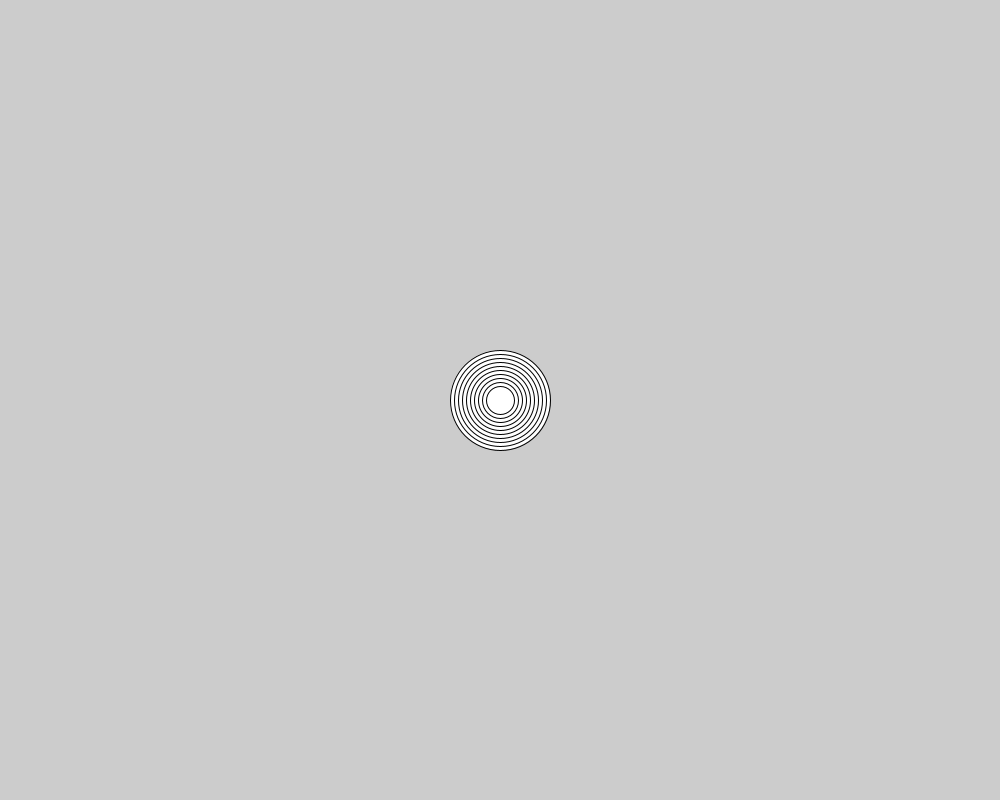
Frame 1 (no input)
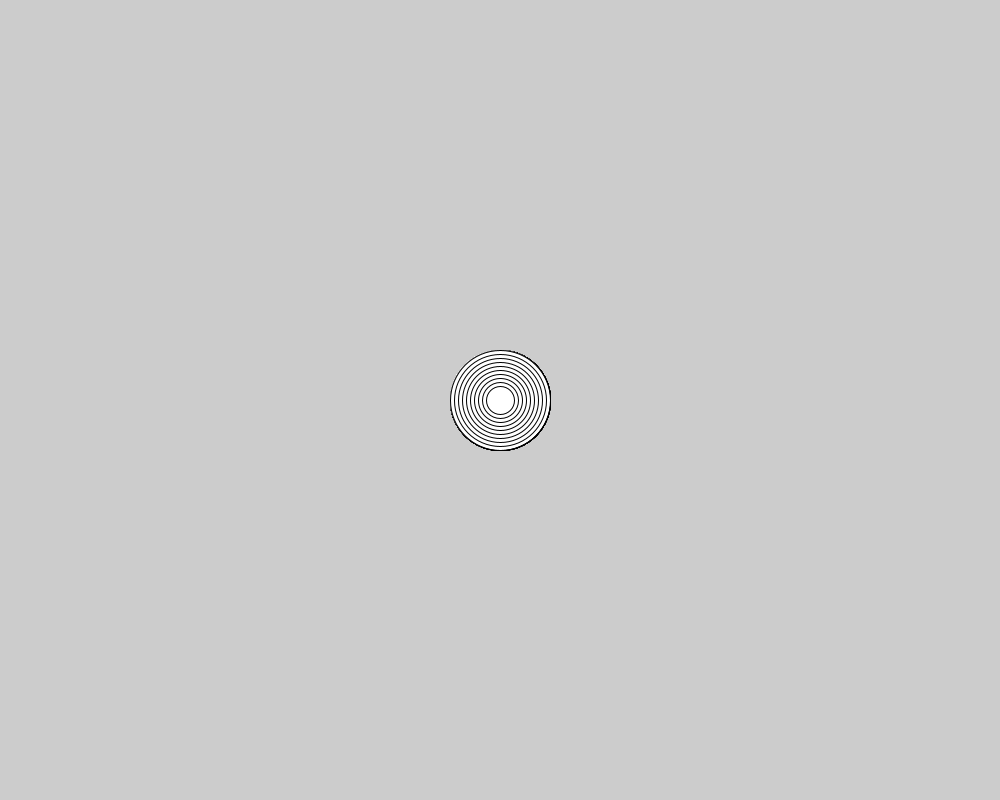
Frame 60 (the mouse pressed at the canvas centre just before this capture)
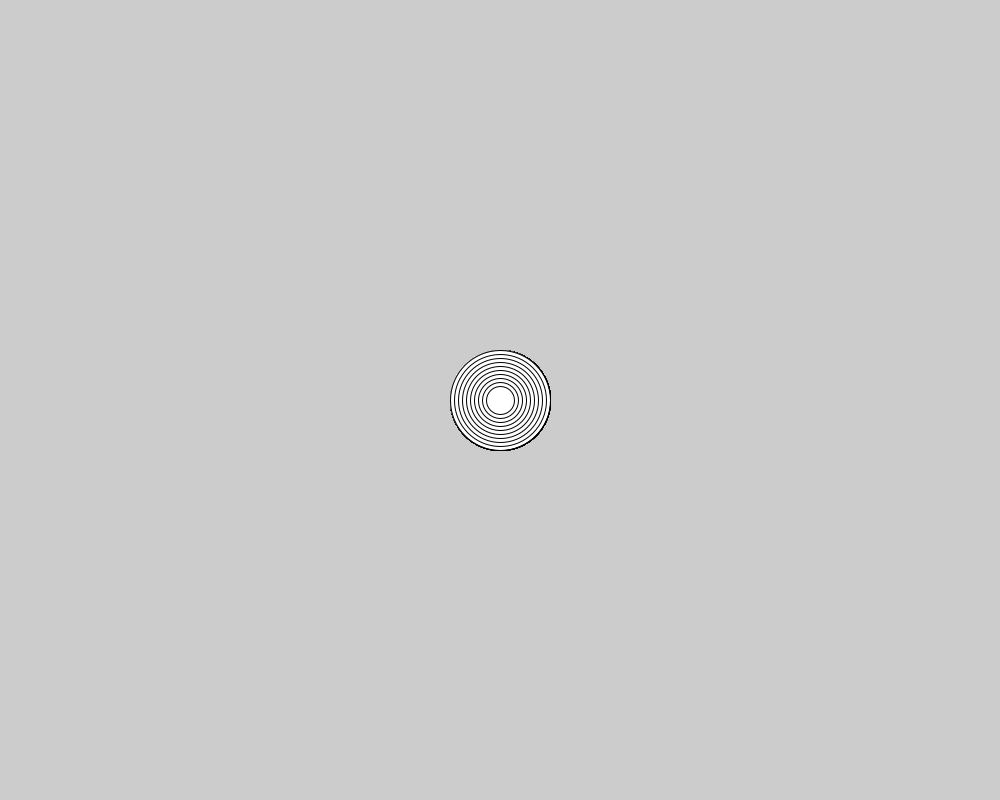
Frame 120 (the mouse held since frame 60 and released just before this capture)

The Processing sketch that drew these frames (run headless with seeded random() and noise(); from frame 60 on, the mouse is pressed at the canvas centre):

// Processing sketch: challenge
// ── challenge.pde


void setup(){
size(1000, 800);
}

void draw(){
int h = 100;
 int w = 100;
  for(int i = 0; i < 10; i++){ 
    if(i > 0){
     w = w - 8;
     h = h - 8;
    }
    ellipse(500, 400, w, h);
}
}
